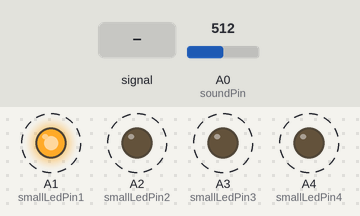
This sketch was run on a simulated Arduino Uno, built with avr-gcc and run on an emulated ATmega328P. Parts: output pins drawn as LEDs (lit = HIGH). Dashed ring = blinking. Inputs (shaded band) come from the test bench; at power-on: A0 (soundPin) = 512. What the sketch prints to the serial monitor is not drawn.

Above: at 1.3 s.
1.7 s: A0 (soundPin) fed a 200 Hz sine of ±255 counts around its level
Timing chart, 0 to 11.2 s (numbered marks = the images above; inputs shaded):
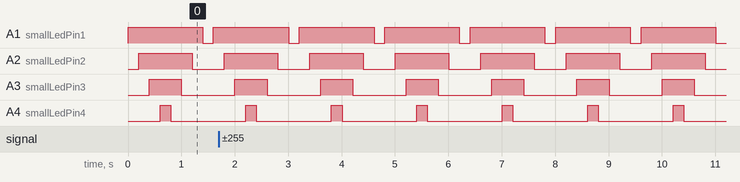

The sketch:

merge.ino
```cpp
#include <SoftwareSerial.h>   // 引用程式庫
int smallLedPin1=A1;
int smallLedPin2=A2;
int smallLedPin3=A3;
int smallLedPin4=A4;
byte soundPin=A0;
byte soundValue=0;
bool storeLed=false;
char onLed=HIGH;
char offLed=LOW;

// 定義連接藍牙模組的序列埠
SoftwareSerial BT(6, 7); // 接收腳, 傳送腳
char val;  // 儲存接收資料的變數

void setup() {
  Serial.begin(9600);   // 與電腦序列埠連線
  Serial.println("BT is ready!");
  //pinMode(soundPin, INPUT);
  pinMode(smallLedPin1, OUTPUT);
  pinMode(smallLedPin2, OUTPUT);
  pinMode(smallLedPin3, OUTPUT);
  pinMode(smallLedPin4, OUTPUT);

  // 藍牙透傳模式的預設連線速率。
  BT.begin(9600);
}

void loop() {
  twinkleLed();

  // 若收到「序列埠監控視窗」的資料，則送到藍牙模組


  /*
  // 若收到藍牙模組的資料，則送到「序列埠監控視窗」
  if (BT.available()) {
    val = BT.read();
    Serial.print(val);
  }
  */

}
  void twinkleLed(){
    int delaySec=200;
    digitalWrite(smallLedPin1, onLed);
    digitalWrite(smallLedPin2, offLed);
    digitalWrite(smallLedPin3, offLed);
    digitalWrite(smallLedPin4, offLed);
    delay(delaySec);
    digitalWrite(smallLedPin2, onLed);
    delay(delaySec);
    digitalWrite(smallLedPin3, onLed);
    storeLed=true;
    detectVoice();
    delay(delaySec);
    storeLed=false;
    digitalWrite(smallLedPin4, onLed);
    delay(delaySec);
    digitalWrite(smallLedPin4, offLed);
    storeLed=true;
    detectVoice();
    delay(delaySec);
    storeLed=false;
    digitalWrite(smallLedPin3, offLed);
    delay(delaySec);
    digitalWrite(smallLedPin2, offLed);
    delay(delaySec);
    digitalWrite(smallLedPin1, offLed);
    delay(delaySec);
  }
 void detectVoice()
  {
    soundValue = analogRead(soundPin);
    //Serial.print("val:");
    //Serial.println(val);
    if(soundValue>100 && storeLed == true){
    Serial.println(soundValue);
    BT.print(soundValue);
    }
  }
```

Measured:
- by itself, A1 (smallLedPin1): alternates HIGH for 1.4 s and LOW for 0.20 s
- by itself, A2 (smallLedPin2): alternates HIGH for 1.0 s and LOW for 0.60 s
- by itself, A3 (smallLedPin3): alternates HIGH for 0.60 s and LOW for 1.0 s
- by itself, A4 (smallLedPin4): alternates HIGH for 0.20 s and LOW for 1.4 s
